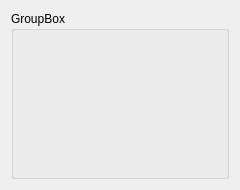
<?xml version="1.0" encoding="UTF-8"?>
<ui version="4.0">
 <class>ManageAnimationTransitions</class>
 <widget class="QWidget" name="ManageAnimationTransitions">
  <property name="geometry">
   <rect>
    <x>0</x>
    <y>0</y>
    <width>240</width>
    <height>190</height>
   </rect>
  </property>
  <property name="windowTitle">
   <string>Form</string>
  </property>
  <layout class="QVBoxLayout" name="verticalLayout">
   <item>
    <widget class="QGroupBox" name="groupBox">
     <property name="title">
      <string>GroupBox</string>
     </property>
     <layout class="QVBoxLayout" name="verticalLayout_2">
      <item>
       <widget class="BaseEntityComboBox" name="widget" native="true"/>
      </item>
      <item>
       <widget class="BaseEntityComboBox" name="widget_3" native="true"/>
      </item>
      <item>
       <widget class="BaseEntityComboBox" name="widget_2" native="true"/>
      </item>
     </layout>
    </widget>
   </item>
  </layout>
 </widget>
 <customwidgets>
  <customwidget>
   <class>BaseEntityComboBox</class>
   <extends>QWidget</extends>
   <header location="global">GUI/BasicWidgets/BaseEntityComboBox.h</header>
   <container>1</container>
  </customwidget>
 </customwidgets>
 <resources/>
 <connections/>
</ui>
